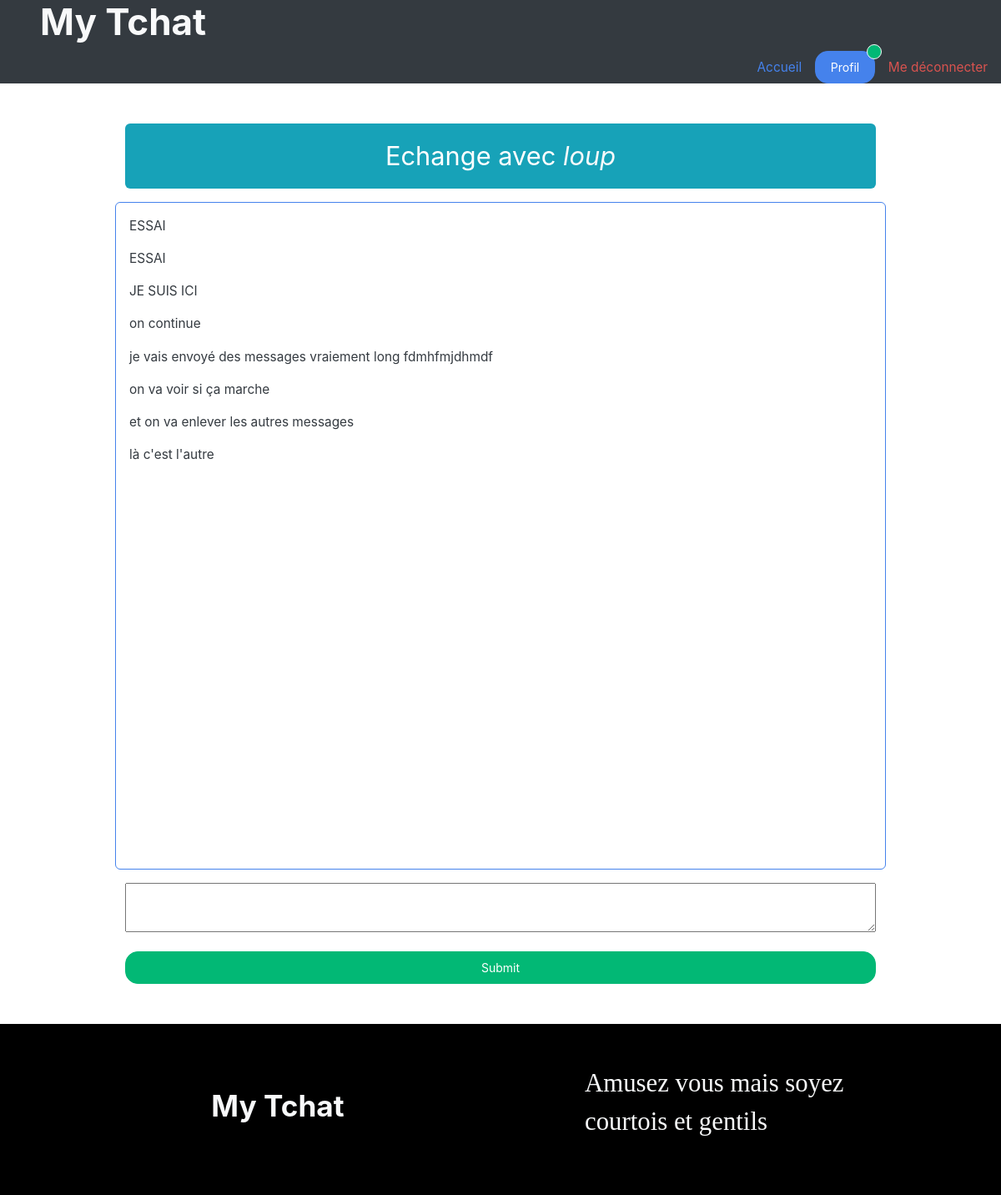
Page /echange.php?id_users=2 (signed in) on the committed database.
### tables this page shows
CREATE TABLE `users` (
  `id_users` int(30) NOT NULL,
  `nom` varchar(120) NOT NULL,
  `prenom` varchar(120) NOT NULL,
  `pseudo` varchar(20) NOT NULL,
  `mail` varchar(100) NOT NULL,
  `mdp` varchar(250) NOT NULL,
  `genre` enum('f','m') NOT NULL
);

CREATE TABLE `message` (
  `id_message` int(30) NOT NULL,
  `contenu` mediumtext NOT NULL,
  `id_users` int(30) NOT NULL
);

### echange.php (the view, shortened to what this page needs)
<?php
require_once 'inc/init.inc.php';
if(isset($_GET['id_users'])){
    $user = $pdoChat->prepare("SELECT * FROM users WHERE id_users = :id_users");
    $user->execute(array(
        ':id_users' => $_GET['id_users'],
    ));
    $oneUser = $user->fetch(PDO::FETCH_ASSOC);
}else{
    header('location:interface.php');
    exit();
}
$tchat = $pdoChat->query("SELECT * FROM message ORDER BY id_message ASC");
?>
<!doctype html>
<html lang="fr">
<head>
    <link rel="stylesheet" href="https://cdnjs.cloudflare.com/ajax/libs/bootswatch/5.2.1/litera/bootstrap.min.css" />
    <link rel="stylesheet" href="css/style.css">
</head>
    <?php require_once 'inc/nav.inc.php'; ?>
    <main>
        <div class="w-75 mx-auto mt-5">
            <p class="text-center alert alert-info fs-3">Echange avec <?php echo '<span class="text-light fst-italic">'. $oneUser['pseudo'] . '</span>'; ?></p>
            <div class="row">
                <div class="messageUser alert alert-tertiary border border-primary col-12">
                        <?php
                            while($echange = $tchat->fetch(PDO::FETCH_ASSOC)){
                                echo '<p class="text-dark">'. $echange['contenu'] . '</p>';
                        }
                        ?>
                </div>
            </div>
            <form action="#" method="POST">
                <textarea name="message" id="message" rows="2" class="w-100"></textarea>
                <input type="submit" name="envoyer" class="btn btn-success w-100 mt-3">
            </form>
        </div>
    </main>
    <?php require_once 'inc/footer.inc.php' ?>
</body>
</html>

### css/style.css (style rules this page uses)
.messageUser, .listeUser { height: 100vh; }

### rows in the picture
users: pseudo "loup"
message: contenu "ESSAI"
message: contenu "ESSAI"
message: contenu "JE SUIS ICI"
message: contenu "on continue"
message: contenu "je vais envoyé des messages vraiement long fdmhfmjdhmdf"
message: contenu "on va voir si ça marche"
message: contenu "et on va enlever les autres messages"
message: contenu "là c'est l'autre"
